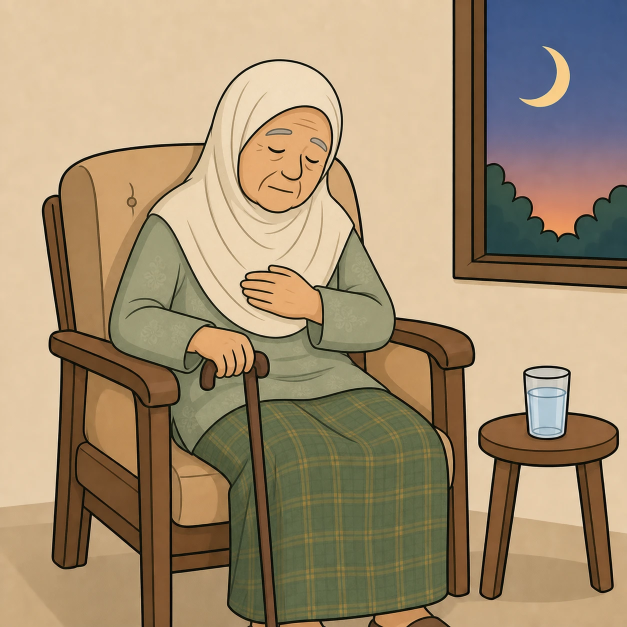
#> input picture video-library/assets/fid/kat_warga-emas.webp, 1254 x 1254 px (shown at 1/2 size)
$ python fidyah_biru_40s.py
#> lines starting #> are read from the running program, lines starting #| are printed output that depends on the picture; after the words box and inside, x2 and y2 are one past the last pixel; in counts of white or black regions, pixels touching at a corner belong together
import os
LIB = os.path.dirname(os.path.dirname(os.path.abspath(__file__)))   # video-library/
ASSETS = os.path.join(LIB, 'assets') + '/'
FONTS = os.path.join(LIB, 'fonts') + '/'
OUT = os.path.join(LIB, 'output') + '/'
os.makedirs(OUT, exist_ok=True)
import subprocess, math, sys
import numpy as np
from PIL import Image, ImageDraw, ImageFont, ImageFilter
import imageio_ffmpeg

SP = OUT
OUT = SP + 'fidyah_land_40_silent.mp4'
W, H, FPS, DUR = 1920, 1080, 30, 40.0
SHIFT = 5.0
HOOK = 1.5      # extra seconds for the hook opener
GALLERY = 3.5   # extra seconds for the distribution gallery
N = int(FPS * DUR)

FD = FONTS + 'pjs/PlusJakartaSans-2.7.1/ttf/'
_MAP = {'InterDisplay-Bold': 'PlusJakartaSans-ExtraBold', 'InterDisplay-SemiBold': 'PlusJakartaSans-Bold',
        'Inter-Medium': 'PlusJakartaSans-Medium', 'Inter-SemiBold': 'PlusJakartaSans-SemiBold'}
def font(n, s): return ImageFont.truetype(FD + _MAP.get(n, n) + '.ttf', s)
HERO = font('InterDisplay-Bold', 220)
BIG = font('InterDisplay-Bold', 140)
H2 = font('InterDisplay-Bold', 92)
CARD = font('InterDisplay-SemiBold', 40)
NUM = font('InterDisplay-Bold', 100)
RES = font('InterDisplay-Bold', 170)
ROW = font('InterDisplay-SemiBold', 56)
CAP = font('Inter-Medium', 44)
SMALL = font('Inter-Medium', 34)
TINY = font('Inter-Medium', 28)
UI = font('Inter-SemiBold', 30)
CARD_T = font('InterDisplay-SemiBold', 27)

# bayarfidyahonline.com palette
NAVY = (12, 26, 48)
WHITE = NAVY                # default text colour on the light theme
PURE = (255, 255, 255)
GREY = (100, 116, 139)
BLUE, SKY = (6, 107, 227), (56, 189, 248)
TINT = (234, 243, 254)
LINE = (226, 232, 240)
EMERALD = BLUE
MINT = BLUE
GOLD_A = BLUE

def clamp(x, a=0.0, b=1.0): return max(a, min(b, x))
def ease_out(x): x = clamp(x); return 1 - (1 - x) ** 4
def ease_io(x): x = clamp(x); return 3 * x * x - 2 * x * x * x
def roll(v0, v1, t, st, dur): return v0 + (v1 - v0) * ease_io((t - st) / dur)

_cache = {}
# [32 lines left out: functions sprite, place, life, not called in this run]

def layer(): return Image.new('RGBA', (W, H), (0, 0, 0, 0))
def alpha_img(img, a):
    img = img.copy(); img.putalpha(img.getchannel('A').point(lambda v: int(v * a))); return img

# ---------- assets from bayarfidyahonline.com ----------
def rounded(img, size, r):
    img = img.convert('RGB').resize((size, size), Image.LANCZOS).convert('RGBA')
    m = Image.new('L', (size, size), 0); ImageDraw.Draw(m).rounded_rectangle((0, 0, size - 1, size - 1), r, fill=255)
    img.putalpha(m); return img
IMGDIR = ASSETS + 'images/'
CATS = [('warga-emas', 'Warga emas uzur', 'Fidyah sahaja'),
        ('uzur-sakit', 'Sakit berpanjangan', 'Fidyah sahaja'),
        ('hamil', 'Ibu hamil', 'Qada\' + fidyah*'),
        ('menyusu', 'Ibu menyusu', 'Qada\' + fidyah*'),
        ('lewat-qada', 'Lewat qada\' puasa', 'Qada\' + fidyah'),
        ('meninggal-dunia', 'Bagi pihak si mati', 'Dibayar waris')]
# clearer illustrations supplied by the user; warga-emas still from the site
CAT_SRC = {'warga-emas': ASSETS + 'fid/kat_warga-emas.webp', 'uzur-sakit': IMGDIR + '4.webp', 'hamil': IMGDIR + '5.webp',
           'menyusu': IMGDIR + '6.webp', 'meninggal-dunia': IMGDIR + '7.webp', 'lewat-qada': IMGDIR + '8.webp'}
CAT_IMG = {k: rounded(Image.open(CAT_SRC[k]), 266, 28) for k, _, _ in CATS}
#> in rounded, `m = Image.new('L', (size, size), 0)`: m: PIL image 266x266 L; every value is 0
#> in rounded, `ImageDraw.Draw(m).rounded_rectangle((0, 0, size - 1, size - 1), r, fil`:
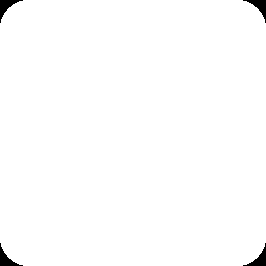
#> m: PIL image 266x266 L; 99% white; 4 black regions, box (x1, y1, x2, y2) and area: (0, 0, 23, 23) 174, (243, 0, 266, 23) 174, (0, 243, 23, 266) 174, (243, 243, 266, 266) 174
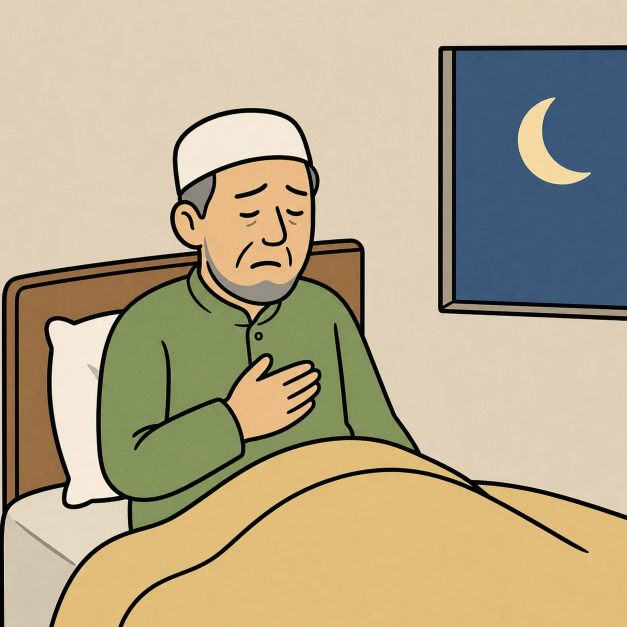
#> input picture video-library/assets/images/4.webp, 1254 x 1254 px (shown at 1/2 size)
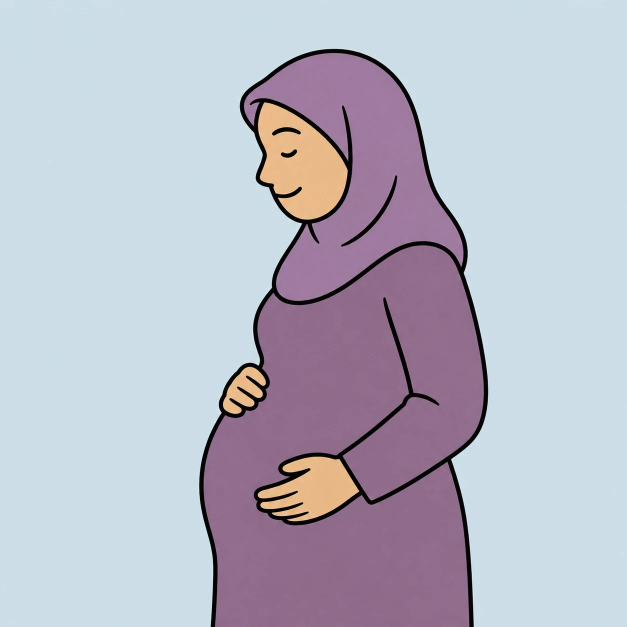
#> input picture video-library/assets/images/5.webp, 1254 x 1254 px (shown at 1/2 size)
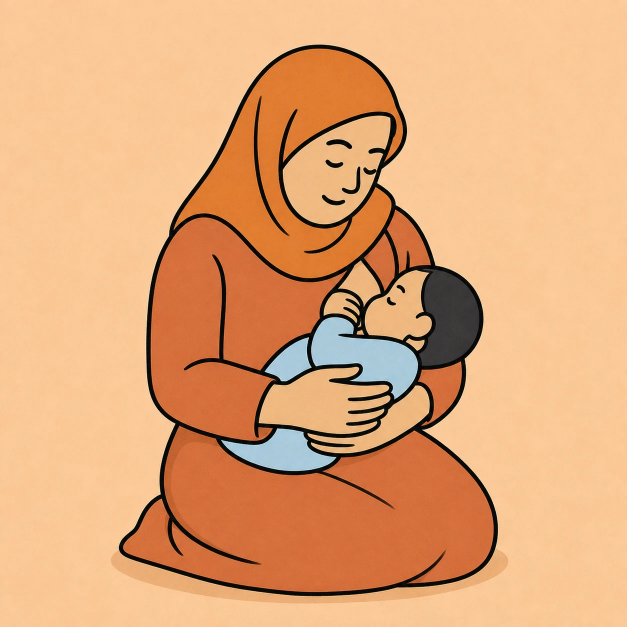
#> input picture video-library/assets/images/6.webp, 1254 x 1254 px (shown at 1/2 size)
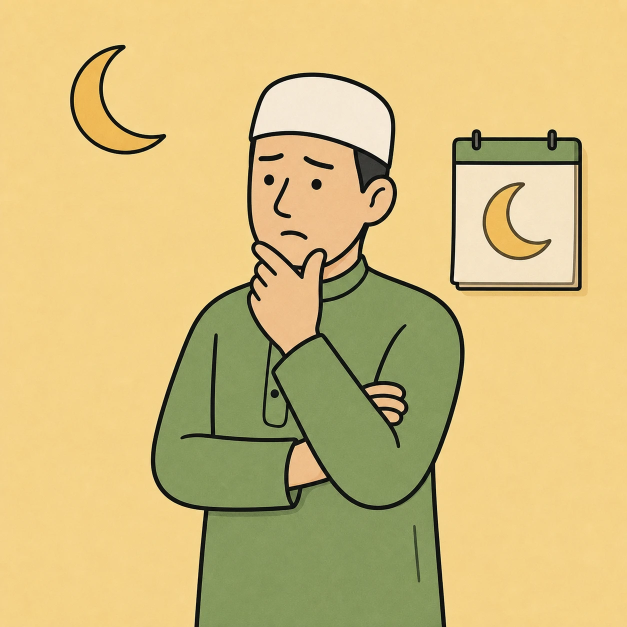
#> input picture video-library/assets/images/8.webp, 1254 x 1254 px (shown at 1/2 size)
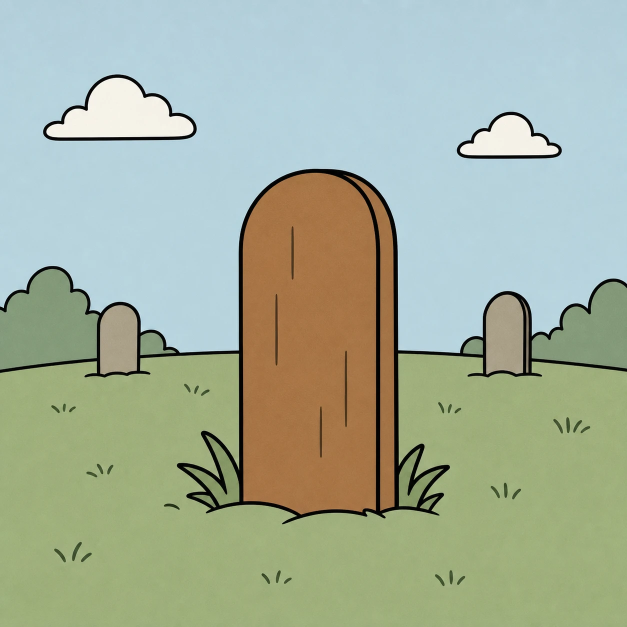
#> input picture video-library/assets/images/7.webp, 1254 x 1254 px (shown at 1/2 size)
#> in rounded (call 6), `img = img.convert('RGB').resize((size, size), Image.LANCZOS).convert('..`:
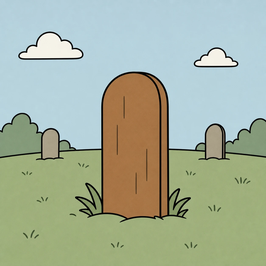
#> img: PIL image 266x266 RGBA; mean R, G, B, A 165, 177.3, 156.4, 255
#> CAT_IMG = 6 items
#> (the run stopped early here; a loop or call above may not have finished)
